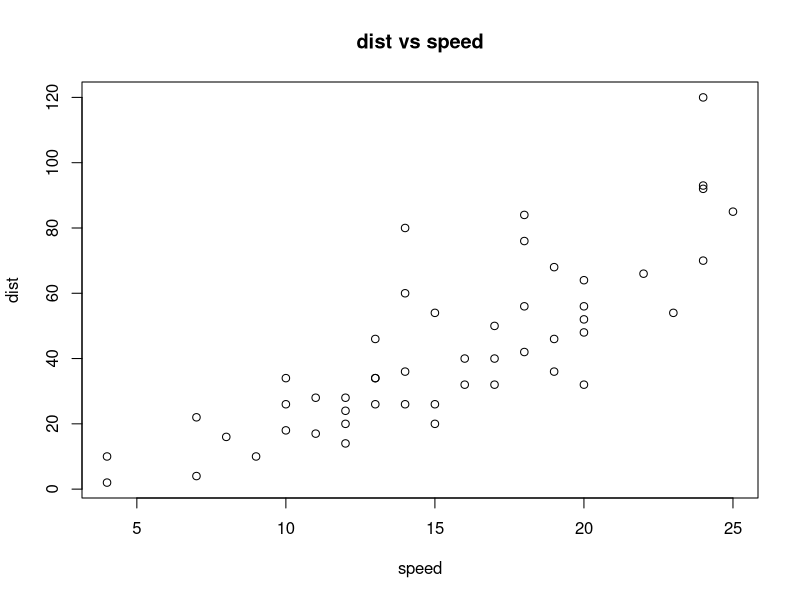

The R source for this figure:
## ---- chunk 1
knitr::opts_chunk$set(echo = TRUE)
result <- NULL
result$firstName <- "your first name"
result$lastName <- "your last name"
result$GatorLinkID <- "zhuo" ## i.e. prefix for your uf email address
result$teammate <- NULL ## default is NULL, otherwise specify your teammate's name
## ---- chunk 2
## Your code
i <- 1:1000
result_A1 <- sum(1/i^2)
result$A1 <- result_A1 ## replace NULL with your answer (by replacing NULL with the variable containing your answer)
## ---- chunk 3
## Your code
N <- 100
F <- rep(NA, N)
F[1] <- 1
F[2] <- 1
for(n in 3:N){
  F[n] <- F[n-1] + F[n-2]
}

result$A2 <- F[N] ## replace NULL with your answer (by replacing NULL with the variable containing your answer)
## ---- chunk 4
## Your code
plot(x=cars$speed, y = cars$dist, xlab="speed", ylab="dist", main="dist vs speed")
## ---- chunk 5
## Your code
lmfit <- lm(mpg ~ cyl + disp + hp + drat, data=mtcars)
## ---- chunk 6
## Your code
pvalue <- summary(lmfit)$coefficients["cyl", "Pr(>|t|)"]

result$C2 <- pvalue ## replace NULL with your answer (by replacing NULL with the variable containing your answer)
## ---- chunk 7
verify <- function(result){
  ## first verify your basic information, if not, error will come up.
  if(is.null(result$firstName)){
    stop("firstName is missing")
  } else {
    cat("Name:", result$firstName, " ")
  }
  if(is.null(result$lastName)){
    stop("lastName is missing")
  } else {
    cat(result$lastName, "\n")
  }
  if(is.null(result$GatorLinkID)){
    stop("GatorLinkID is missing")
  } else {
    cat("GatorLinkID:", result$GatorLinkID, "\n")
  }
  if(is.null(result$teammate)){
    cat("You have no teammate\n")
  } else {
    cat("Your teammate is", result$teammate, "\n")
  }

  ## second verify if you have provide an answer, if not, warning will come up.
  completeAnswer <- TRUE
  if(is.null(result$A1)) {
    warning("Question A1 is answered")
    completeAnswer <- FALSE
  }
  if(is.null(result$A2)) {
    warning("Question A2 is answered")
    completeAnswer <- FALSE
  }
  if(is.null(result$C2)) {
    warning("Question C2 is answered")
    completeAnswer <- FALSE
  }
  if(completeAnswer) cat("Congratulations! All questions are answered!\n")

}

verify(result) ## verify your result
save(result, file="hw0_Lastname_Firstname.Rdata") ## save your result
